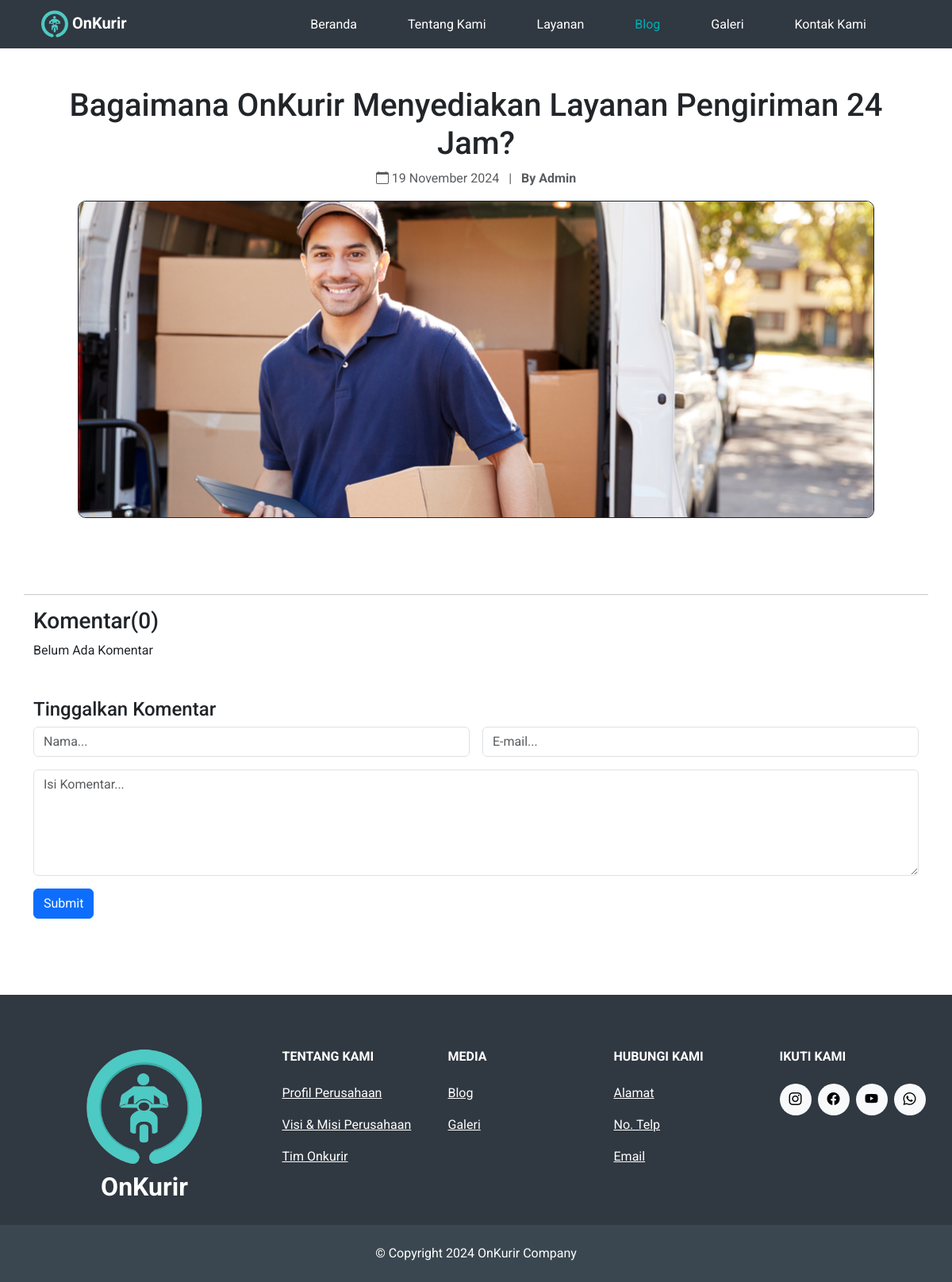
Before: /blog/5/ with the older database file.
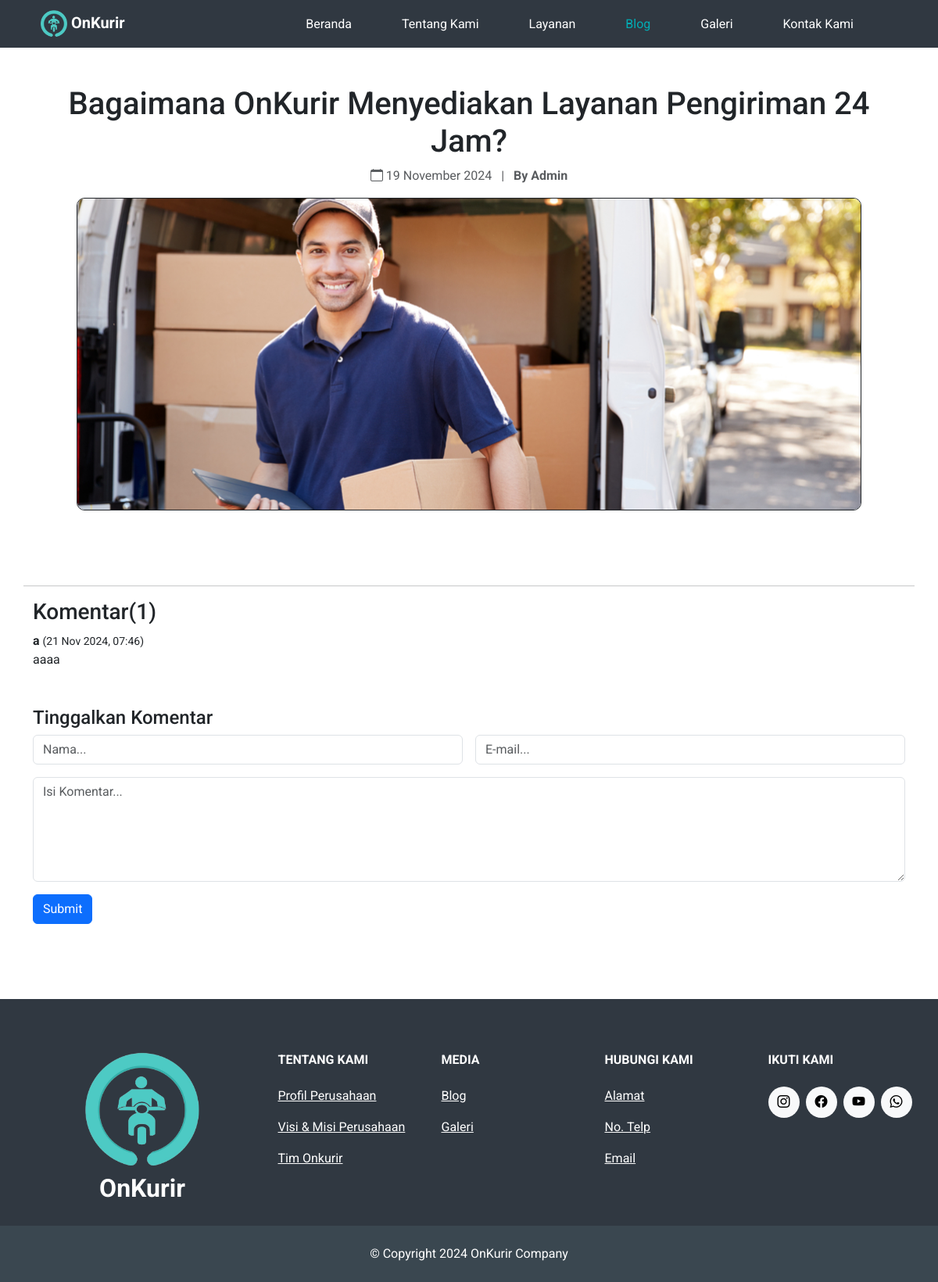
After: the same page with the newer database file.
### OnKurir/models.py (models this page shows, shortened)
class FooterMedia(models.Model):
    media_choices = {
        "bi bi-facebook": "FaceBook",
        "bi bi-youtube": "YouTube",
        "bi bi-instagram": "Instagram",
        "bi bi-whatsapp": "Whatsapp",
    }
    media = models.CharField(max_length=255, choices=media_choices, unique=True, default="bi bi-facebook")
    link = models.URLField(max_length=2000)

class Comment(models.Model):
    blog = models.ForeignKey('Blog', on_delete=models.CASCADE, related_name='comments')
    username = models.CharField(max_length=100)
    email = models.EmailField()
    body = models.TextField()
    created_at = models.DateTimeField(auto_now_add=True)

### OnKurir/views.py (the view, shortened to what this page needs)
# urls.py: path('blog/<int:blog_id>/', views.blog_detailed, name='blog_detail'),
def blog_detailed(request, blog_id):
    blog = get_object_or_404(Blog, id=blog_id)
    blog.views += 1
    all_comments = blog.comments.all().order_by('-created_at')
    form = CommentForm()
    context = {
        'blog': blog,
        'comments': all_comments,
        'form': form,
    }
    return render(request, 'blog_detailed.html', context)

### OnKurir/forms.py
class CommentForm(forms.ModelForm):
    class Meta:
        model = Comment
        fields = ['username', 'email', 'body']

### OnKurir/context_processors.py (called while the page is built)
def social_media_links(request):
    return {
        'medias': FooterMedia.objects.all(),
        'footer_TitleTentangKami': TentangKami.objects.first(),
        'footer_TitleVisiMisi': TentangKami.objects.first(),
        'footer_Tim': TentangKami.objects.first(),
        'footer_Galeri': Galeri.objects.first(),
    }

### OnKurir/models.py (called while the page is built)
    def body_as_html(self):
        return markdownify(self.body)

### OnKurir/templates/blog_detailed.html (shortened to what this page needs)
{% extends 'layout.html' %}
{% block content %}
<div class="container mt-5 mb-5">
    <div class="row">
        <div class="col-md-12">
            <h1 class="text-center">{{ blog.title }}</h1>
            <p class="text-muted text-center">
                <i class="bi bi-calendar"></i> {{ blog.date|date:"d F Y" }}
                <span class="mx-2">|</span>
                <strong>By Admin</strong>
            </p>
            {% if blog.image %}
            <div class="d-flex justify-content-center">
                <img src="{{ blog.image.url }}" class="card-img img-fluid" alt="{{ blog.title }}"
                     style="object-fit: cover;
                            height: 400px;
                            max-width: 90%;
                            border-style: solid;
                            border-width: 1px;
                            border-radius: 10px;">
            </div>
            {% endif %}
        </div>
        <hr class="mt-5">
        <div class="comments-section">
            <h3>Komentar({{ comments.count }})</h3>
                <div id="comments-container">
                    {% for comment in comments %}
                    <div class="comment mb-3">
                        <strong>{{ comment.username }}</strong> <small>({{ comment.created_at|date:"d M Y, H:i" }})</small>
                        <p>{{ comment.body }}</p>
                    </div>
                    {% empty %}
                    <p>Belum Ada Komentar</p>
                    {% endfor %}
                </div>
                <div class="comment-form my-5">
                    <h4>Tinggalkan Komentar</h4>
                    <form method="post" action="{% url 'blog_detail' blog_id=blog.id %}">
                        <div class="row g-3">
                            <div class="col-md-6">
                                <input
                                    type="text"
                                    name="username"
                                    id="username"
                                    class="form-control"
                                    placeholder="Nama..."
                                    required>
                            </div>
                            <div class="col-md-6">
                                <input
                                    type="email"
                                    name="email"
                                    id="email"
                                    class="form-control"
                                    placeholder="E-mail..."
                                    required>
                            </div>
                            <div class="col-12">
                                <textarea
                                    name="body"
                                    id="body"
                                    class="form-control"
                                    rows="5"
                                    placeholder="Isi Komentar..."
                                    required></textarea>
                            </div>
                        </div>
                        <button type="submit" class="btn btn-primary mt-3">Submit</button>
                    </form>
                </div>
        </div>
    </div>
</div>
{% endblock %}

### OnKurir/templates/layout.html (shortened to what the changed rows need)
<!DOCTYPE html>
<html lang="en">
<head>
    <link href="https://cdnjs.cloudflare.com/ajax/libs/font-awesome/6.0.0-beta3/css/all.min.css" rel="stylesheet">
    <link href="https://cdn.jsdelivr.net/npm/bootstrap-icons/font/bootstrap-icons.css" rel="stylesheet">
    {% load django_bootstrap5 %}
    {% bootstrap_css %}
    {% load static %}
</head>
<body>
    <div class="body">{% block content %} {% endblock %}</div>
    <footer class="text-center text-lg-start text-muted" style="padding-top: 20px; background-color: #303841; color: white;">
        <section class="">
            <div class="container text-center text-md-start mt-5">
                <div class="row mt-3">
                    <div class="col-md-3 col-lg-2 col-xl-2 mx-auto mb-4">
                        <div class="d-flex gap-2">
                            {% for social in medias %}
                            <a href="{{ social.link }}" target="_blank" class="text-decoration-none">
                                <div class="rounded-circle d-flex align-items-center justify-content-center bg-light"
                                     style="width: 40px; height: 40px; color: #000;">
                                    <i class="{{ social.media }}"></i>
                                </div>
                            </a>
                            {% endfor %}
                        </div>
                    </div>
                </div>
            </div>
        </section>
    </footer>
</body>
</html>

Changed rows visible on the page:
added Comment: username "a", created_at "21 Nov 2024, 07:46", body "aaaa"
Other visible differences:
{{ comments.count }}: "0" → "1"
text no longer shown: "Belum Ada Komentar"
